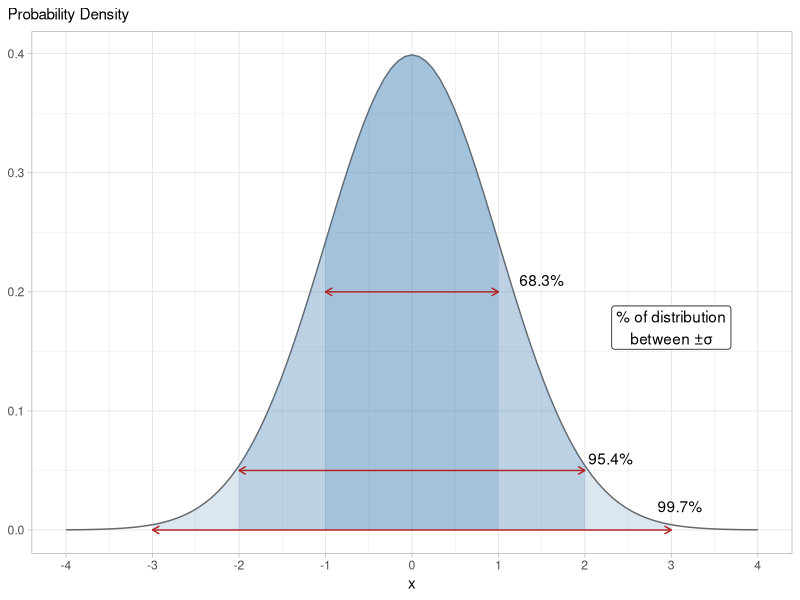
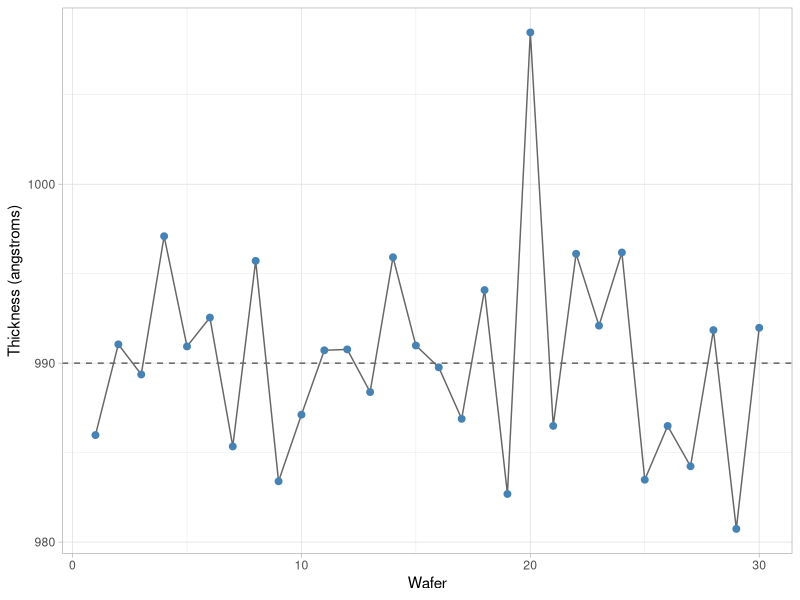
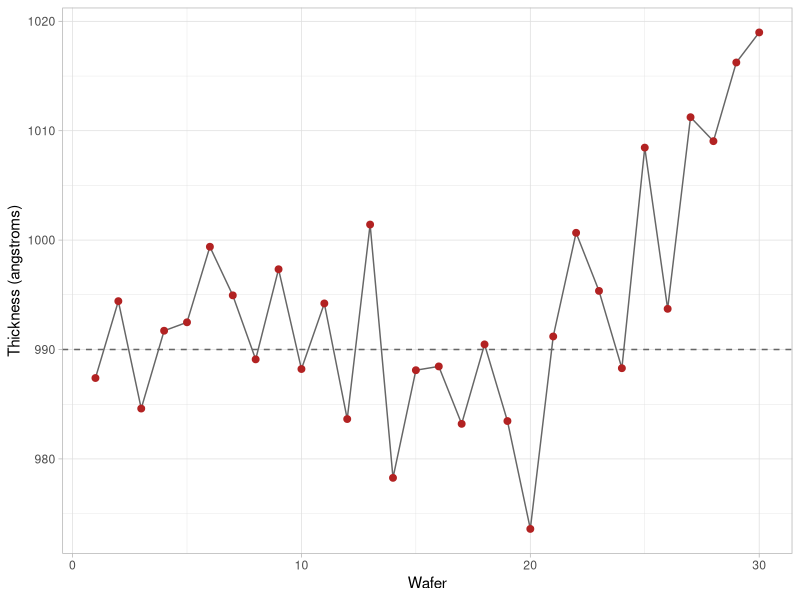

Source code (R) for these figures, in order:
## ---- chunk 1
#| code-fold: true
#| label: fig-ppc-132-empirical-rule
#| message: false
#| fig-cap: "The empirical rule: percentage of a normal distribution within 1, 2, and 3 standard deviations of the mean"
library(tidyverse)

area_2sigma <- paste0(round(diff(pnorm(c(-1, 1))) * 100, 1), "%")
area_4sigma <- paste0(round(diff(pnorm(c(-2, 2))) * 100, 1), "%")
area_6sigma <- paste0(round(diff(pnorm(c(-3, 3))) * 100, 1), "%")

tibble(x = c(-4, 4)) |>
  ggplot() +
  stat_function(mapping = aes(x = x),
                fun = dnorm,
                args = list(mean = 0, sd = 1),
                color = "grey40") +
  stat_function(mapping = aes(x = x),
                fun = dnorm,
                args = list(mean = 0, sd = 1),
                xlim = c(-3, 3),
                geom = "area",
                fill = "steelblue", alpha = 0.2) +
  stat_function(mapping = aes(x = x),
                fun = dnorm,
                args = list(mean = 0, sd = 1),
                xlim = c(-2, 2),
                geom = "area",
                fill = "steelblue", alpha = 0.2) +
  stat_function(mapping = aes(x = x),
                fun = dnorm,
                args = list(mean = 0, sd = 1),
                xlim = c(-1, 1),
                geom = "area",
                fill = "steelblue", alpha = 0.2) +
  annotate(
    geom = "segment",
    x = -1, y = 0.2, xend = 1, yend = 0.2, color = "firebrick",
    arrow = arrow(length = unit(2, "mm"), ends = "both")
  ) +
  annotate(
    geom = "segment",
    x = -2, y = 0.05, xend = 2, yend = 0.05, color = "firebrick",
    arrow = arrow(length = unit(2, "mm"), ends = "both")
  ) +
  annotate(
    geom = "segment",
    x = -3, y = 0.0, xend = 3, yend = 0.0, color = "firebrick",
    arrow = arrow(length = unit(2, "mm"), ends = "both")
  ) +
  annotate(
    geom = "label",
    x = 3, y = 0.17,
    label = "% of distribution\nbetween ±σ") +
  annotate(
    geom = "text",
    x = c(1.5, 2.3, 3.1), y = c(0.21, 0.06, 0.02),
    label = c(area_2sigma, area_4sigma, area_6sigma)
    ) +
  labs(
    subtitle = "Probability Density"
  ) +
  scale_x_continuous(breaks = -4:4) +
  theme_light() +
  theme(
    axis.title.y = element_blank(),
    plot.title.position = "plot"
  )
## ---- chunk 2
#| code-fold: true
#| label: fig-ppc-1321-controlled
#| message: false
#| fig-cap: "Illustrative process exhibiting controlled variation -- random fluctuation about a constant mean"
set.seed(100)
controlled <- tibble(wafer = 1:30, thickness = rnorm(30, mean = 990, sd = 8))

controlled |>
  ggplot(aes(wafer, thickness)) +
  geom_hline(yintercept = 990, linetype = "dashed", color = "grey40") +
  geom_line(color = "grey40") +
  geom_point(color = "steelblue", size = 2) +
  labs(x = "Wafer", y = "Thickness (angstroms)") +
  theme_light() +
  theme(plot.title.position = "plot")
## ---- chunk 3
#| code-fold: true
#| label: fig-ppc-1321-uncontrolled
#| message: false
#| fig-cap: "Illustrative process exhibiting uncontrolled variation -- a linear trend after observation 20"
set.seed(101)
uncontrolled <- tibble(
  wafer = 1:30,
  thickness = 990 + if_else(wafer <= 20, 0, (wafer - 20) * 2.5) + rnorm(30, sd = 8)
)

uncontrolled |>
  ggplot(aes(wafer, thickness)) +
  geom_hline(yintercept = 990, linetype = "dashed", color = "grey40") +
  geom_line(color = "grey40") +
  geom_point(color = "firebrick", size = 2) +
  labs(x = "Wafer", y = "Thickness (angstroms)") +
  theme_light() +
  theme(plot.title.position = "plot")
